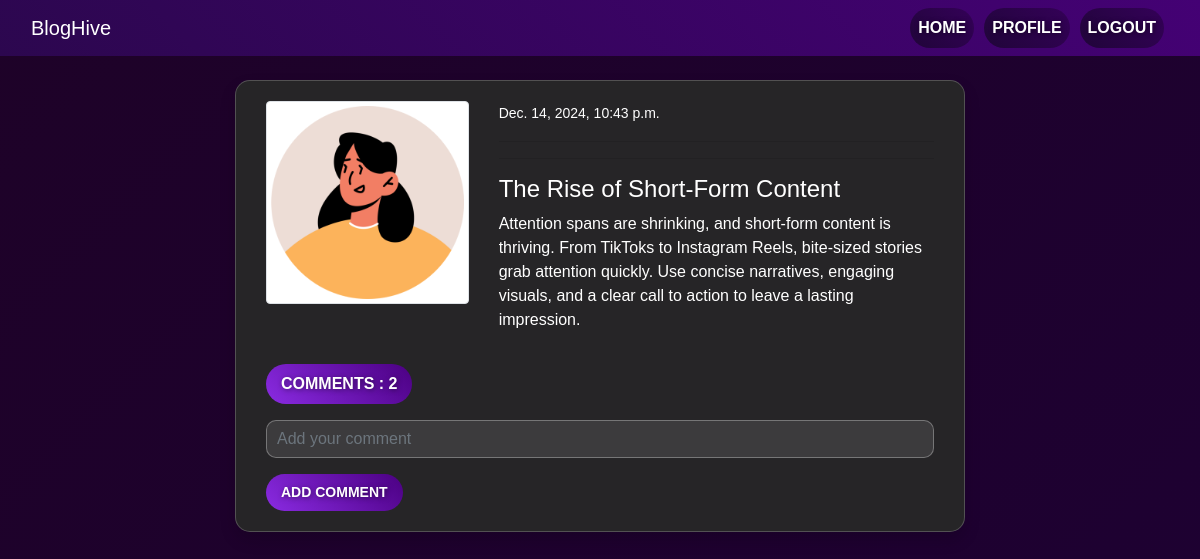
The app's page /post_detail/7/ (signed in) with its own data.
### blog/models.py (models this page shows, shortened)
class PostModel(models.Model):
    title = models.CharField(max_length=200)
    content = models.TextField()
    author = models.ForeignKey(User, on_delete=models.CASCADE)
    date_created = models.DateTimeField(auto_now_add=True)
    class Meta:
        ordering = ('-date_created',)
    def comment_count(self):
        return self.commentmodel_set.all().count()

### users/models.py (models this page shows, shortened)
class ProfileModel(models.Model):
    user = models.OneToOneField(User,on_delete=models.CASCADE)
    image = models.ImageField(default='default.png',upload_to='profile',validators=[FileExtensionValidator(['png','jpg','jpeg'])])

### blog/views.py (the view)
# urls.py: path("post_detail/<int:pk>/", post_detail,name ="postdetail"),
@login_required
def post_detail(request,pk):
    post = PostModel.objects.get(id=pk)
    comments = post.commentmodel_set.all()
    if request.method == 'POST':
        c_form = CommentForm(request.POST)
        if c_form.is_valid():
            instance = c_form.save(commit=False)
            instance.user = request.user
            instance.post = post
            instance.save()
            return redirect('postdetail', pk = post.id)
    else :
        c_form = CommentForm()
    context ={
'post' : post,
'comment' : comments,
'c_form' : c_form
    }
    return render(request,'blog/post_detail.html',context)

### blog/forms.py
class CommentForm(forms.ModelForm):
    content = forms.CharField(label="", widget=forms.TextInput(attrs={'placeholder':"Add your comment"}))
    class Meta:
        model = CommentModel
        fields = ('content',)

### blog/models.py (called while the page is built)
    def __str__(self):
        return self.content

### blog_proj/templates/blog/post_detail.html (shortened to what this page needs)
{% extends "partials/base.html" %}
{% load crispy_forms_tags %}
{% block content %}
<div class="container">
  <div class="row mt-5 pt-3">
   <div class="col-md-8 offset-md-2">
    <div class="card my-3 shadow">
        <div class="card-body">
            <div class="row">
                <div class="col-md-4">
                    <img class= "img-thumbnail" src="{{post.author.profilemodel.image.url}}" alt="profile-img">
                </div>
                <div class="col-md-8">
                   <small>{{post.date_created}}</small>
                   <hr>
                   <hr>
<h4>{{post.title}}</h4>
<p>{{post.content}}</p>
                </div>
            </div>
            <p class = "mt-3">
                <a class="btn btn-primary" data-toggle="collapse" href="#collapseExample" role="button" aria-expanded="false" aria-controls="collapseExample">
                  Comments : {{post.comment_count}}
                </a>
              </p>
  <div class="mt-3">
              <form action="" method = "POST">
                {{c_form | crispy}}
                <input type="submit" class = "btn btn-primary btn-sm" value ="Add Comment">
              </form>
            </div>
        </div>
    </div>
   </div>
  </div>
</div>
{% endblock %}

### static/style.css (style rules this page uses)
.btn { background: linear-gradient(45deg, #8a2be2, #4b0082); color: white; border: none; padding: 8px 15px; border-radius: 25px; font-weight: bold; text-transform: uppercase; text-shadow: 1px 1px 5px rgba(0, 0, 0, 0.5); transition: all 0.3s ease; }
body { background: linear-gradient(135deg, #1e0228, #1e003b, #11011b); background-size: 400% 400%; color: white; font-family: sans-serif }
.card { background: rgba(40, 40, 40, 0.95); color: white; border: 1px solid rgba(255, 255, 255, 0.2); box-shadow: 0 4px 6px rgba(0, 0, 0, 0.3); border-radius: 15px; }
input[type="text"], input[type="password"], input[type="email"] { background: rgba(255, 255, 255, 0.1); border: 1px solid rgba(255, 255, 255, 0.3); color: white; border-radius: 10px; padding: 10px; }
.card-body { padding: 20px 30px; }

### records on screen
PostModel: author.profilemodel.image (picture), date_created "Dec. 14, 2024, 10:43 p.m.", title "The Rise of Short-Form Content", content "Attention spans are shrinking, and short-form content is thriving. From TikToks to Instagram Reels, bite-sized stories grab attention quickly. Use concise narratives, engaging visuals, and a clear call to action to leave a lasting impression.", comment_count "2"
